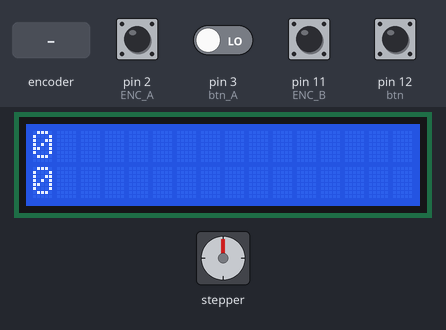
Bench run of a program on a simulated Arduino Uno, built with avr-gcc and run on an emulated ATmega328P. Shown: 16×2 character LCD, stepper motor. The inputs (shaded band) are chosen by the test bench; at power-on: pin 2 (ENC_A), pin 11 (ENC_B), pin 12 (btn) HIGH, pin 3 (btn_A) LOW. Stepper angles assume 200 steps per turn; what the program prints to the serial monitor is not drawn.

Above: at 1.2 s.
1.3 s: pin 12 (btn) pulled LOW for 0.15 s
At 3.7 s:
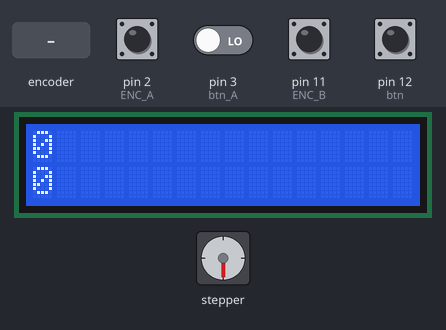
4.4 s: rotary encoder on pin 2 (ENC_A) / pin 11 (ENC_B) turned 3 steps (first pin leading)
At 6.1 s:
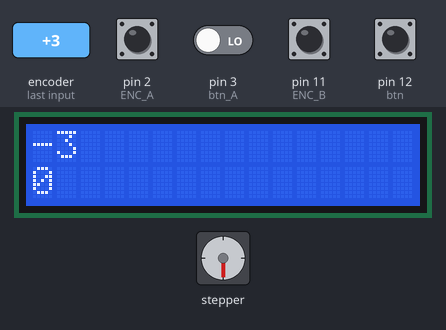
6.5 s: pin 12 (btn) pulled LOW for 1 s
At 8.9 s:
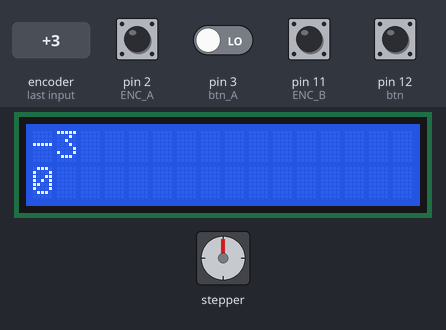
10.5 s: rotary encoder on pin 2 (ENC_A) / pin 11 (ENC_B) turned 1 step (first pin leading)
At 11.7 s:
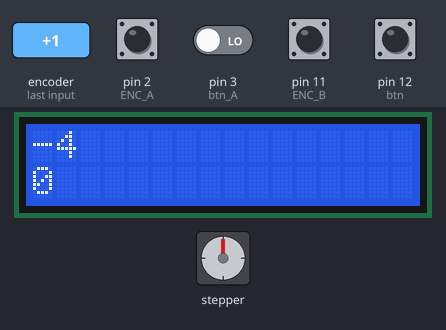
12.2 s: pin 3 (btn_A) driven HIGH and pin 12 (btn) driven LOW
At 14.4 s:
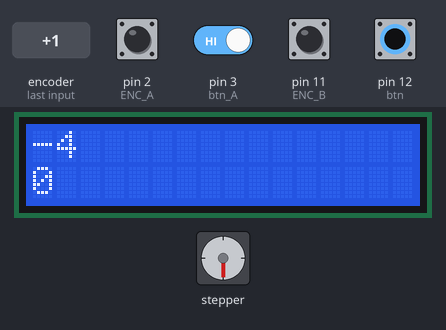
15.2 s: pin 3 (btn_A) driven LOW
At 18.9 s:
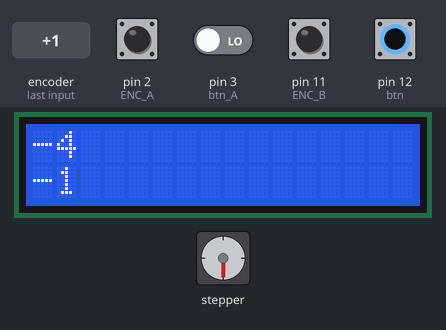
Timing chart, 0 to 65.7 s (numbered marks = the images above; inputs shaded):
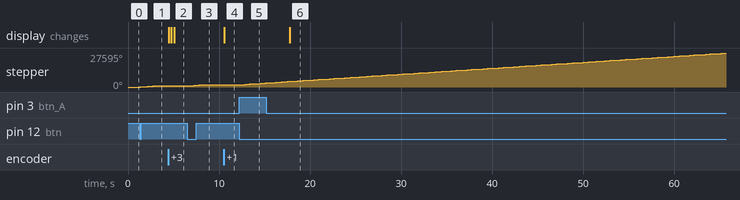

Measured:
- after the input at 1.3 s, stepper: turns 900° clockwise in 1.8 s, starting at once
- after the input at 4.4 s, the display: first changes after 0.05 s (image 2 shows a later state)
- after the input at 6.5 s, stepper: turns 900° clockwise in 1.8 s, starting at once
- after the input at 10.5 s, the display: changes after 0.06 s (image 4)
- after the input at 12.2 s, stepper: keeps turning clockwise at about 507°/s, starting at once
- after the input at 15.2 s, the display: changes after 2.6 s (image 6)

The program:

main.cpp
```cpp
#include <Arduino.h>
#include <AccelStepper.h>
#include <LiquidCrystal.h>


#define CCW_PIN 9 //dir
#define CW_PIN 8  //step
#define ENC_A 2   //encoder motor a
#define ENC_B 11   //encoder motor b
#define btn_A 3  //encoder gumb a
#define btn_B 10  //encoder gumb b
#define btn 12

int stevilo=0;
boolean pb;

//BUTTON ENC
volatile int b_encoderPos;
unsigned int b_lastReportedPos = 1;

//ENCODER
volatile long m_encoderPos = 0;
unsigned int m_lastReportedPos = 1;


//LCD
const int rs = 7, en = 6, d4 = 18, d5 = 19, d6 = 4, d7 = 5;
LiquidCrystal lcd(rs, en, d4, d5, d6, d7);


volatile bool ac_st=false;
unsigned long buttonPressStartTime = 0;
bool holdButton = false;

//STEPPER
AccelStepper stepper(1, CW_PIN, CCW_PIN);
int x;


void m_doEncoder() {
  if (digitalRead(ENC_B)){
      m_encoderPos++;

   }
    else  {
      m_encoderPos--;
   }
}

void b_doEncoder() {
   if (stepper.isRunning()){
   if (digitalRead(btn_A)){
      b_encoderPos++;

   }
    else  {

      b_encoderPos--;
  }
}
}


void setup() {
  Serial.begin(9600);
  stepper.setMaxSpeed(600.0);
  stepper.setAcceleration(600.0);
  lcd.begin(16, 2);
  lcd.print("lasko je zakon!!");

  pinMode(btn,INPUT_PULLUP);
  pinMode(ENC_A, INPUT_PULLUP);
  pinMode(ENC_B, INPUT_PULLUP);
  attachInterrupt(digitalPinToInterrupt(2), m_doEncoder, RISING );
  attachInterrupt(digitalPinToInterrupt(3), b_doEncoder, CHANGE );


}

void loop() {
if (m_lastReportedPos != m_encoderPos) {
Serial.println(m_encoderPos);
m_lastReportedPos = m_encoderPos;
lcd.clear();
lcd.setCursor(0,0);
lcd.print(m_encoderPos);
lcd.setCursor(0,1);
lcd.print(b_encoderPos);
}

if (b_lastReportedPos != b_encoderPos) {
Serial.println(b_encoderPos);
b_lastReportedPos = b_encoderPos;
lcd.clear();
lcd.setCursor(0,0);
lcd.print(m_encoderPos);
lcd.setCursor(0,1);
lcd.print(b_encoderPos);
}

if (digitalRead(btn) == LOW){
  x=x+500;
  stepper.moveTo(x);
   while (stepper.isRunning()) {
    stepper.run();
  }

  //stepper.moveTo(0);
//  while (stepper.isRunning()) {
//     stepper.run();
//   }

  Serial.println("ja");
}

}
```

Display.cpp
```cpp
// #include <Arduino.h>
// #include <LiquidCrystal.h>

// #define btn_A  2 // encoder pin A
// #define btn_B 11  // encoder pin B
// #define btn 12     // push button on the encoder

// //ENCODER
// unsigned long _lastIncReadTime = micros();
// unsigned long _lastDecReadTime = micros();
// int _pauseLength = 25000;
// int _fastIncrement = 10;

// volatile int counter = 0;


// //DISPLAY
// unsigned long lastButtonPressTime = 0;
// unsigned long debounceDelay = 50;
// boolean rotating = false;
// boolean A_set = false;
// boolean B_set = false;
// int korak=1;
// boolean displ1_called = false;
// boolean displ2_called = false;


// //LCD
// const int rs = 7, en = 6, d4 = 18, d5 = 19, d6 = 4, d7 = 5;
// LiquidCrystal lcd(rs, en, d4, d5, d6, d7);


// void displ1 (){
//         lcd.print("Belt meter");
//         displ1_called = true;
//         displ2_called = false;

// }


// void displ2 (){
//         lcd.setCursor(0,0);
//         lcd.print("Izmeri dolzino");
//         lcd.setCursor(0,1);
//         lcd.print("Izberi sam");
//         displ2_called = true;
//         displ1_called = false;

// }

// void read_encoder() {
//   // Encoder interrupt routine for both pins. Updates counter
//   // if they are valid and have rotated a full indent

//   static uint8_t old_AB = 3;  // Lookup table index
//   static int8_t encval = 0;   // Encoder value
//   static const int8_t enc_states[]  = {0,-1,1,0,1,0,0,-1,-1,0,0,1,0,1,-1,0}; // Lookup table

//   old_AB <<=2;  // Remember previous state

//   if (digitalRead(btn_A)) old_AB |= 0x02; // Add current state of pin A
//   if (digitalRead(btn_B)) old_AB |= 0x01; // Add current state of pin B

//   encval += enc_states[( old_AB & 0x0f )];

//   // Update counter if encoder has rotated a full indent, that is at least 4 steps
//   if( encval > 3 ) {        // Four steps forward
//     int changevalue = 1;
//     if((micros() - _lastIncReadTime) < _pauseLength) {
//       changevalue = _fastIncrement * changevalue;
//     }
//     _lastIncReadTime = micros();
//     counter = counter + changevalue;              // Update counter
//     encval = 0;
//   }
//   else if( encval < -3 ) {        // Four steps backward
//     int changevalue = -1;
//     if((micros() - _lastDecReadTime) < _pauseLength) {
//       changevalue = _fastIncrement * changevalue;
//     }
//     _lastDecReadTime = micros();
//     counter = counter + changevalue;              // Update counter
//     encval = 0;
//   }
// }

// void setup() {
//     Serial.begin(9600);
//     attachInterrupt(digitalPinToInterrupt(btn_A), read_encoder, CHANGE);
//     lcd.begin(16, 2);
//     pinMode(btn, INPUT_PULLUP);
// }

// void loop() {
//     switch (korak){
//         case 1:
//             if (!displ1_called) {
//             displ1();
//             }
//             if (digitalRead(btn) == LOW && millis() - lastButtonPressTime > debounceDelay) {
//                 lastButtonPressTime = millis();
//                  if (digitalRead(btn) == LOW){
//                      korak = korak + 1;
//                  }
//             }
//             break;
//         case 2:
//         if (!displ2_called) {
//             displ2();
//         }
//         Serial.println(counter);
//             break;

//     }
// }
```
